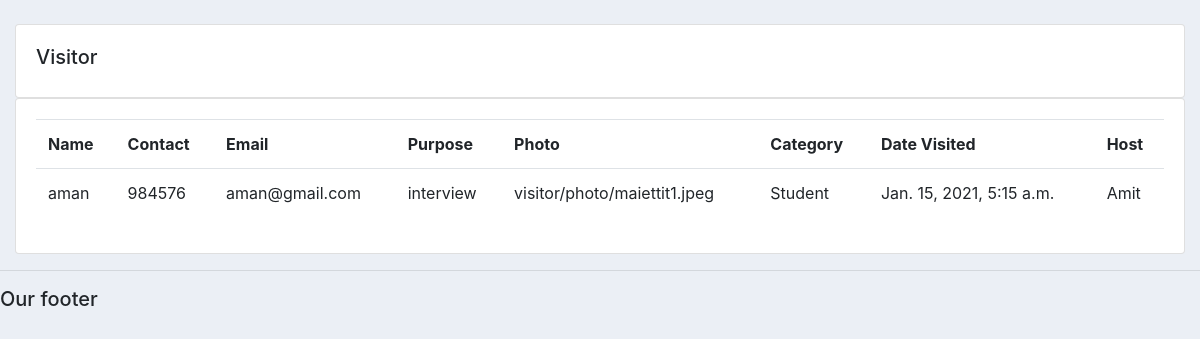
The page /visitor/ on the database its author committed.
### vms/models.py (models this page shows, shortened)
class Visitor(models.Model):
    CATEGORY = (('Student', 'Student'), ('Guest', 'Guest'))
    name = models.CharField(max_length=150)
    contact = models.CharField(max_length=20)
    email = models.EmailField(max_length=100)
    purpose = models.CharField(max_length=250)
    photo = models.ImageField(upload_to="visitor/photo",
                              validators=[validate_file_extension])
    category = models.CharField(max_length=50, choices=CATEGORY)
    date_visited = models.DateTimeField(auto_now_add=True)
    host = models.ForeignKey(Employee, null=True, on_delete=models.SET_NULL)

class Employee(models.Model):
    uname = models.CharField(max_length=100, unique=True)
    name = models.CharField(max_length=100)
    email = models.EmailField(max_length=100, unique=True)
    contact = models.CharField(max_length=20)
    address = models.CharField(max_length=150)
    password = models.CharField(max_length=100)
    re_password = models.CharField(max_length=100)
    designation = models.CharField(choices=DESIGNATION, max_length=50)
    def __str__(self):
        return self.name

### vms/views.py (the view)
# urls.py: path('visitor/', views.visitors, name='visitor'),
def visitors(request):
    visitors = Visitor.objects.all()
    return render(request, 'vms/visitors.html', {'visitors': visitors})

### vms/templates/vms/visitors.html
{% extends 'base.html' %}
{% block content %}
		<br>
		<div class="row">
			<div class="col-md">
				<div class="card card-body">
					<h5>Visitor</h5>
				</div>
				<div class="card card-body">
					<table class="table">
						<tr>
							<th>Name</th>
							<th>Contact</th>
                            <th>Email</th>
                            <th>Purpose</th>
                            <th>Photo</th>
                            <th>Category</th>
                            <th>Date Visited</th>
                            <th>Host</th>
						</tr>
                        {% for i in visitors %}
                        <tr>
                            <td>{{i.name}}</td>
                            <td>{{i.contact}}</td>
                            <td>{{i.email}}</td>
                            <td>{{i.purpose}}</td>
                            <td>{{i.photo}}</td>
                            <td>{{i.category}}</td>
                            <td>{{i.date_visited}}</td>
                            <td>{{i.host}}</td>
                        </tr>
                        {% endfor %}
					</table>
				</div>
			</div>
		</div>
{% endblock content %}

### static/css/main.css (style rules this page uses)
body { background-color: #ebeff5; }

### rows shown on the page
Visitor: name "aman", contact "984576", email "aman@gmail.com", purpose "interview", photo "visitor/photo/maiettit1.jpeg", category "Student", date_visited "Jan. 15, 2021, 5:15 a.m.", host "Amit"
